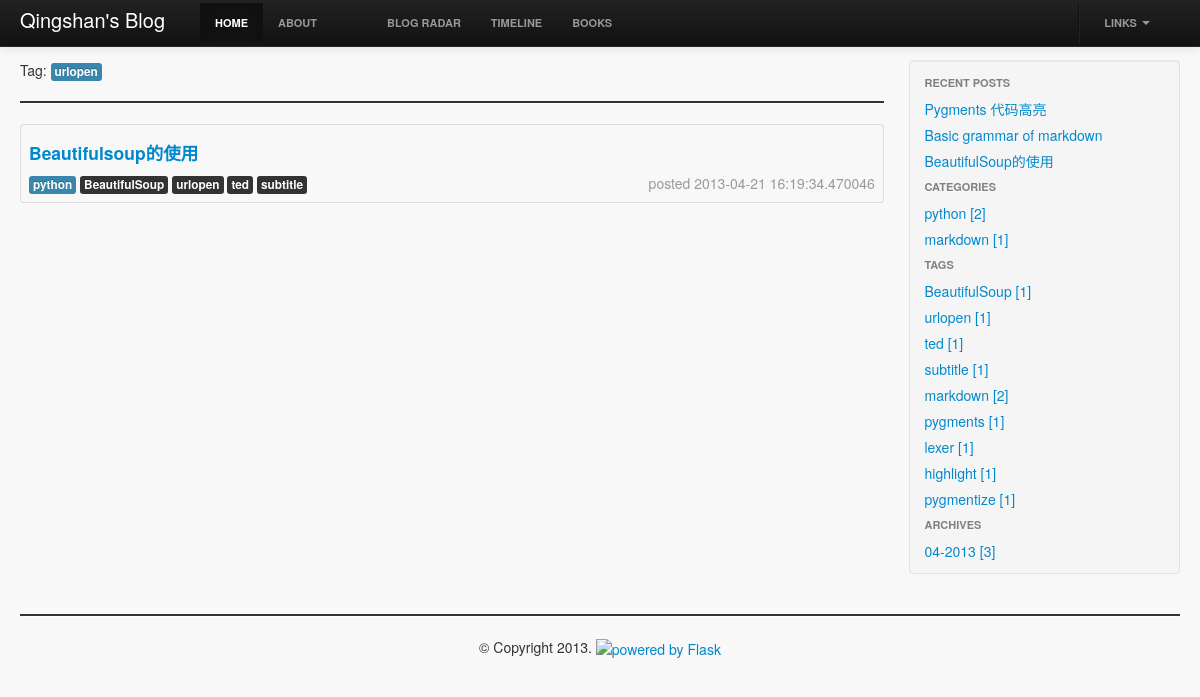
Page /tag/urlopen on the committed database.
### app/models.py (models this page shows, shortened)
class Tag(db.Model):
    id = db.Column(db.Integer, primary_key=True)
    name = db.Column(db.String(64))

class Post(db.Model):
    id = db.Column(db.Integer, primary_key=True)
    title = db.Column(db.String(256))
    body = db.Column(db.Text(1024))
    publish_date = db.Column(db.DateTime)
    category_id = db.Column(db.Integer, db.ForeignKey('category.id'))
    category = db.relationship('Category', backref=db.backref('posts'))
    tags = db.relationship('Tag', secondary=tags, backref=db.backref('posts'))

class Category(db.Model):
    id = db.Column(db.Integer, primary_key=True)
    name = db.Column(db.String(64))

### app/views.py (the view)
@app.route('/tag/<tag_name>')
def tag(tag_name):
    posts = Tag.query.filter(Tag.name == tag_name).first().posts
    return render_template('tag.html', **dict(locals(), **_contents()))

### app/views.py (called while the page is built)
def _contents():
    categories = Category.query.all()
    tags = Tag.query.all()
    func_strftime = func.strftime("%m-%Y", Post.publish_date)
    archives = db.session.query(func_strftime, func.count(Post.id)).group_by(func_strftime).all()
    recent_posts = Post.query.order_by(Post.publish_date.desc()).limit(5)
    return locals()   # {'categories': categories, 'tags': tags, 'archives': archives, 'recent_posts': recent_posts}

### app/templates/tag.html
{% extends 'base.html' %}
{% block blog_content %}
    <div class="row-fluid ">
        <span class="">Tag</span>:
        <span class="label label-info">{{ tag_name }}</span>
        <hr>
    </div>
    {% for post in posts %}
        {% include 'post_index.html' %}
    {% endfor %}
{% endblock blog_content %}

### app/templates/post_index.html
<table class="table table-bordered table-hover">
    <tbody>
    <tr class="row-fluid">
        <td>
            <h4><a href="{{ url_for('blog', blog_title=post.title) }}">{{ post.title | title }}</a></h4>
            <span class="label label-info well-small">{{ post.category.name }}</span>
            {% for tag in post.tags %}
                <span class="label label-inverse">{{ tag.name }}</span>
            {% endfor %}
            <span class="muted pull-right">posted {{ post.publish_date }}</span>
        </td>
    </tr>
    </tbody>
</table>

### app/templates/side_bar.html
<div class="well sidebar-nav ">
    <ul class="nav nav-list ">
        <li class="nav-header nav-stacked">Recent Posts</li>
        {% for post in recent_posts %}
            <li><a href="{{ url_for('blog', blog_title = post.title) }}">{{ post.title }}</a></li>
        {% endfor %}
    </ul>
    <ul class="nav nav-list ">
        <li class="nav-header">Categories</li>
        {% for category in categories %}
            <li class="control-list">
                <a href="{{ url_for('category', category_name=category.name) }}">
                    {{ category.name }}  [{{ category.posts | length }}]
                </a>
            </li>
        {% endfor %}
    </ul>
    <ul class="nav nav-list ">
        <li class="nav-header">Tags</li>
        {% for tag in tags %}
            <li>
                <a href="{{ url_for('tag', tag_name = tag.name) }}">
                    <span>{{ tag.name }}</span>
                    <span class="">[{{ tag.posts | length }}]</span></a>
            </li>
        {% endfor %}
    </ul>
    <ul class="nav nav-list ">
        <li class="nav-header">Archives</li>
        {% for archive in archives %}
            <li>
                <a href="{{ url_for('archive', archive_period = archive[0]) }}">
                    {{ archive[0] }} [{{ archive[1] }}]
                </a>
            </li>
        {% endfor %}
    </ul>
</div>

### app/static/css/layout.css (style rules this page uses)
body { padding-top: 60px; padding-bottom: 40px; }
.sidebar-nav { padding: 9px 0; }
li.nav-header { color: graytext; }
hr { border-top: 2px solid ; }

### app/static/css/sytax.css (style rules this page uses)
body { background: #f8f8f8; }

### rows in the picture
Tag: name "urlopen", posts|length "1"
Post: title "Beautifulsoup的使用", category.name "python", publish_date "2013-04-21 16:19:34.470046", title "BeautifulSoup的使用"
Tag: name "BeautifulSoup", posts|length "1"
Tag: name "ted", posts|length "1"
Tag: name "subtitle", posts|length "1"
Post: title "Pygments 代码高亮"
Post: title "Basic grammar of markdown"
Category: name "python", posts|length "2"
Category: name "markdown", posts|length "1"
Tag: name "markdown", posts|length "2"
Tag: name "pygments", posts|length "1"
Tag: name "lexer", posts|length "1"
Tag: name "highlight", posts|length "1"
Tag: name "pygmentize", posts|length "1"

### other values in the picture
{{ caption|e }} "HOME" "ABOUT"
{{ caption|e }} "BLOG RADAR" "TIMELINE" "BOOKS"
{{ archive[0] }} "04-2013"
{{ archive[1] }} "3"
